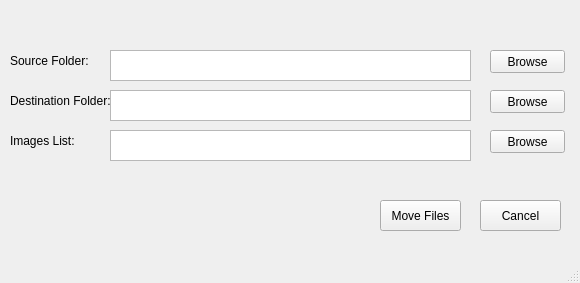
<?xml version="1.0" encoding="UTF-8"?>
<ui version="4.0">
 <class>MainWindow</class>
 <widget class="QMainWindow" name="MainWindow">
  <property name="geometry">
   <rect>
    <x>0</x>
    <y>0</y>
    <width>580</width>
    <height>283</height>
   </rect>
  </property>
  <property name="windowTitle">
   <string>MainWindow</string>
  </property>
  <widget class="QWidget" name="centralwidget">
   <widget class="QTextEdit" name="srcpath">
    <property name="geometry">
     <rect>
      <x>110</x>
      <y>50</y>
      <width>361</width>
      <height>31</height>
     </rect>
    </property>
    <property name="html">
     <string>&lt;!DOCTYPE HTML PUBLIC &quot;-//W3C//DTD HTML 4.0//EN&quot; &quot;http://www.w3.org/TR/REC-html40/strict.dtd&quot;&gt;
&lt;html&gt;&lt;head&gt;&lt;meta name=&quot;qrichtext&quot; content=&quot;1&quot; /&gt;&lt;style type=&quot;text/css&quot;&gt;
p, li { white-space: pre-wrap; }
&lt;/style&gt;&lt;/head&gt;&lt;body style=&quot; font-family:'MS Shell Dlg 2'; font-size:8.25pt; font-weight:400; font-style:normal;&quot;&gt;
&lt;p style=&quot;-qt-paragraph-type:empty; margin-top:0px; margin-bottom:0px; margin-left:0px; margin-right:0px; -qt-block-indent:0; text-indent:0px;&quot;&gt;&lt;br /&gt;&lt;/p&gt;&lt;/body&gt;&lt;/html&gt;</string>
    </property>
   </widget>
   <widget class="QLabel" name="label1">
    <property name="geometry">
     <rect>
      <x>10</x>
      <y>40</y>
      <width>161</width>
      <height>41</height>
     </rect>
    </property>
    <property name="text">
     <string>Source Folder:</string>
    </property>
   </widget>
   <widget class="QPushButton" name="browse1">
    <property name="geometry">
     <rect>
      <x>490</x>
      <y>50</y>
      <width>75</width>
      <height>23</height>
     </rect>
    </property>
    <property name="text">
     <string>Browse</string>
    </property>
   </widget>
   <widget class="QLabel" name="label2">
    <property name="geometry">
     <rect>
      <x>10</x>
      <y>80</y>
      <width>161</width>
      <height>41</height>
     </rect>
    </property>
    <property name="text">
     <string>Destination Folder:</string>
    </property>
   </widget>
   <widget class="QPushButton" name="browse2">
    <property name="geometry">
     <rect>
      <x>490</x>
      <y>90</y>
      <width>75</width>
      <height>23</height>
     </rect>
    </property>
    <property name="text">
     <string>Browse</string>
    </property>
   </widget>
   <widget class="QTextEdit" name="destpath">
    <property name="geometry">
     <rect>
      <x>110</x>
      <y>90</y>
      <width>361</width>
      <height>31</height>
     </rect>
    </property>
    <property name="html">
     <string>&lt;!DOCTYPE HTML PUBLIC &quot;-//W3C//DTD HTML 4.0//EN&quot; &quot;http://www.w3.org/TR/REC-html40/strict.dtd&quot;&gt;
&lt;html&gt;&lt;head&gt;&lt;meta name=&quot;qrichtext&quot; content=&quot;1&quot; /&gt;&lt;style type=&quot;text/css&quot;&gt;
p, li { white-space: pre-wrap; }
&lt;/style&gt;&lt;/head&gt;&lt;body style=&quot; font-family:'MS Shell Dlg 2'; font-size:8.25pt; font-weight:400; font-style:normal;&quot;&gt;
&lt;p style=&quot;-qt-paragraph-type:empty; margin-top:0px; margin-bottom:0px; margin-left:0px; margin-right:0px; -qt-block-indent:0; text-indent:0px;&quot;&gt;&lt;br /&gt;&lt;/p&gt;&lt;/body&gt;&lt;/html&gt;</string>
    </property>
   </widget>
   <widget class="QTextEdit" name="textfile">
    <property name="geometry">
     <rect>
      <x>110</x>
      <y>130</y>
      <width>361</width>
      <height>31</height>
     </rect>
    </property>
    <property name="html">
     <string>&lt;!DOCTYPE HTML PUBLIC &quot;-//W3C//DTD HTML 4.0//EN&quot; &quot;http://www.w3.org/TR/REC-html40/strict.dtd&quot;&gt;
&lt;html&gt;&lt;head&gt;&lt;meta name=&quot;qrichtext&quot; content=&quot;1&quot; /&gt;&lt;style type=&quot;text/css&quot;&gt;
p, li { white-space: pre-wrap; }
&lt;/style&gt;&lt;/head&gt;&lt;body style=&quot; font-family:'MS Shell Dlg 2'; font-size:8.25pt; font-weight:400; font-style:normal;&quot;&gt;
&lt;p style=&quot;-qt-paragraph-type:empty; margin-top:0px; margin-bottom:0px; margin-left:0px; margin-right:0px; -qt-block-indent:0; text-indent:0px;&quot;&gt;&lt;br /&gt;&lt;/p&gt;&lt;/body&gt;&lt;/html&gt;</string>
    </property>
   </widget>
   <widget class="QLabel" name="label3">
    <property name="geometry">
     <rect>
      <x>10</x>
      <y>120</y>
      <width>161</width>
      <height>41</height>
     </rect>
    </property>
    <property name="text">
     <string>Images List:</string>
    </property>
   </widget>
   <widget class="QPushButton" name="browse3">
    <property name="geometry">
     <rect>
      <x>490</x>
      <y>130</y>
      <width>75</width>
      <height>23</height>
     </rect>
    </property>
    <property name="text">
     <string>Browse</string>
    </property>
   </widget>
   <widget class="QPushButton" name="ok">
    <property name="geometry">
     <rect>
      <x>380</x>
      <y>200</y>
      <width>81</width>
      <height>31</height>
     </rect>
    </property>
    <property name="autoFillBackground">
     <bool>false</bool>
    </property>
    <property name="text">
     <string>Move Files</string>
    </property>
   </widget>
   <widget class="QPushButton" name="cancel">
    <property name="geometry">
     <rect>
      <x>480</x>
      <y>200</y>
      <width>81</width>
      <height>31</height>
     </rect>
    </property>
    <property name="text">
     <string>Cancel</string>
    </property>
   </widget>
  </widget>
  <widget class="QMenuBar" name="menubar">
   <property name="geometry">
    <rect>
     <x>0</x>
     <y>0</y>
     <width>580</width>
     <height>21</height>
    </rect>
   </property>
  </widget>
  <widget class="QStatusBar" name="statusbar"/>
 </widget>
 <resources/>
 <connections/>
</ui>
